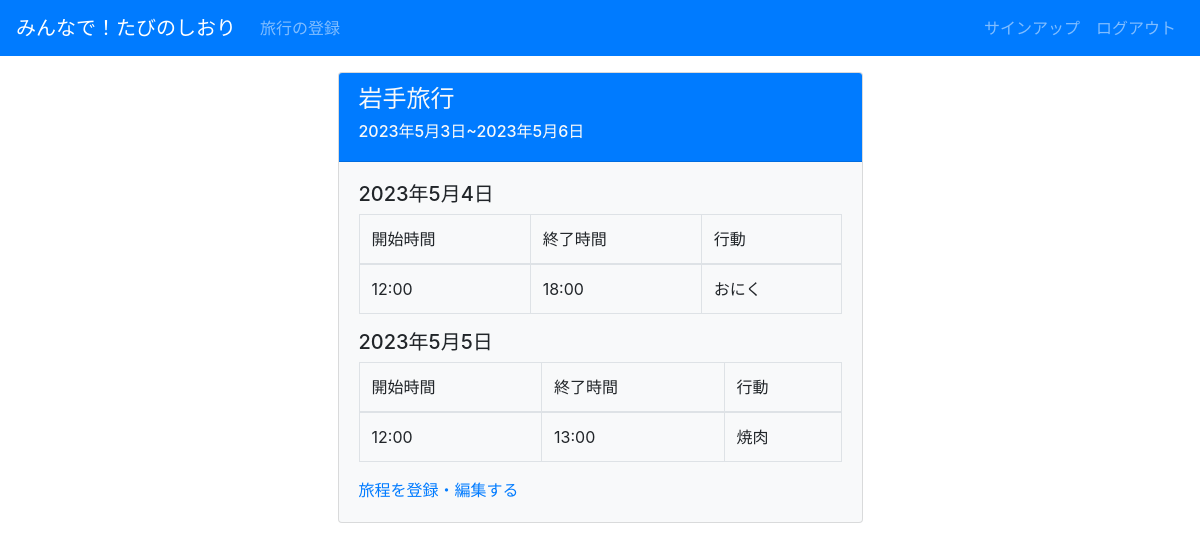
/itinerary/1/ (signed in), run on an earlier commit of the app's database.
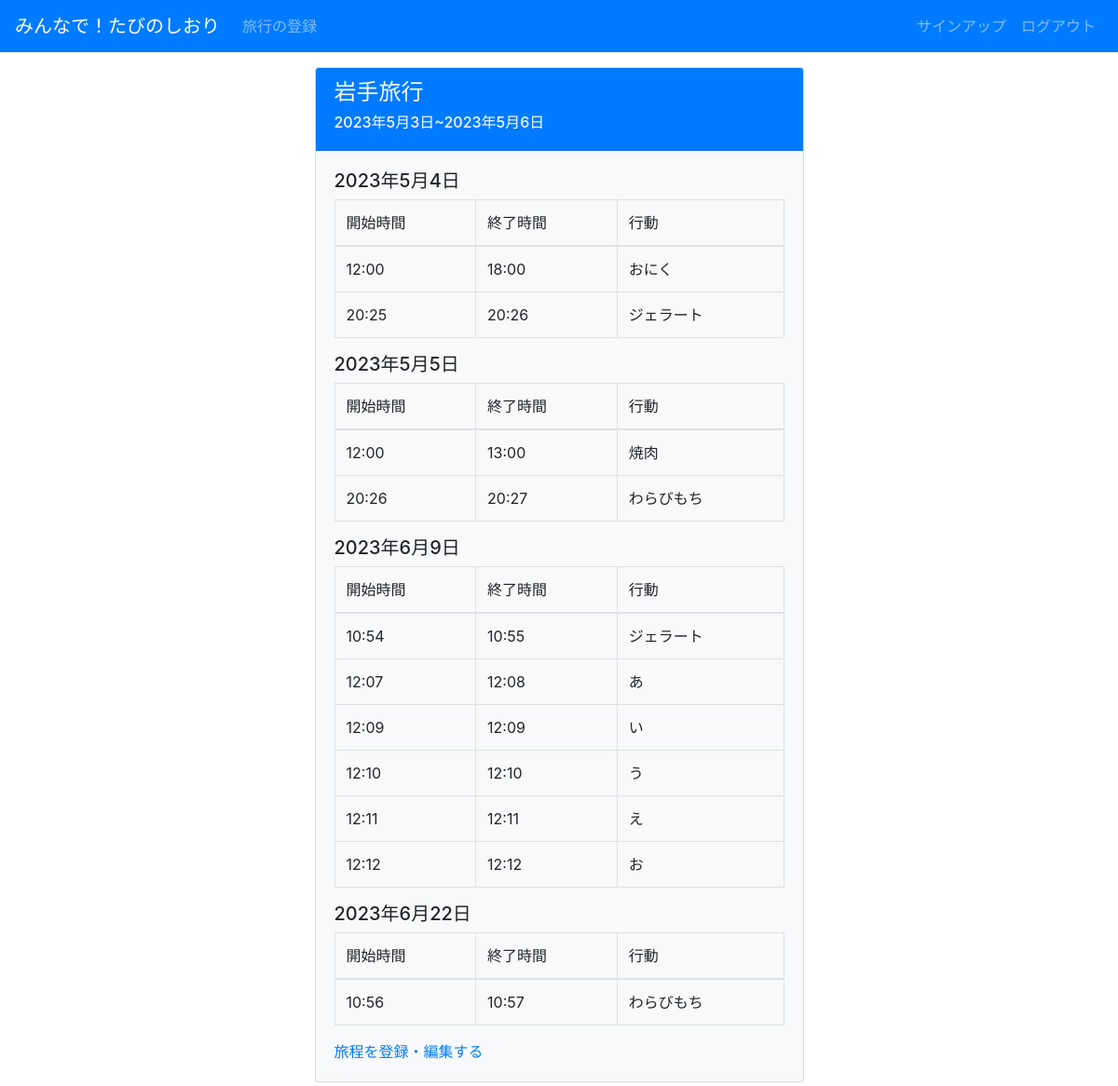
And on a later commit of the database.
### tabinoshiori/models.py (models this page shows, shortened)
class Itinerary(models.Model):
    title = models.ForeignKey(Trip, on_delete=models.CASCADE, verbose_name="旅行タイトル", related_name="title_itinerary")
    username = models.ForeignKey(User, on_delete=models.CASCADE, verbose_name="ユーザー", related_name='username_itinerary')
    action = models.CharField(max_length=100, verbose_name="行動")
    date = models.DateField(verbose_name="日付")
    start_time = models.TimeField(verbose_name="開始時間")
    end_time = models.TimeField(verbose_name="終了時間")

### tabinoshiori/views.py (the view)
# urls.py: path('itinerary/<int:pk>/', views.ItineraryView, name='itinerary'),
@login_required
def ItineraryView(request, pk):
    user = request.user
    trip = Trip.objects.get(username__username=user.username, id=pk)
    start_date = trip.start_date
    end_date = trip.end_date
    itinerarys_list = []
    dates = Itinerary.objects.filter(username__username=user.username, title__title=trip.title).order_by("date").distinct().values_list("date", flat=True)
    for date in dates:
        itinerarys_list.append(Itinerary.objects.filter(username__username=user.username, title__title=trip.title, date=date).order_by("start_time"))
    '''
    date_list = []
    current_date = start_date
    while current_date <= end_date:
        date_list.append(current_date.strftime('%Y-%m-%d'))
        current_date += timedelta(days=1)
    '''
    context = {
        "title": trip.title,
        "id": trip.id,
        "itinerarys_list": itinerarys_list,
        "dates": dates,
        "start_date": start_date,
        "end_date": end_date,
    }
    return render(request, 'tabinoshiori/trip.html', context)

### templates/tabinoshiori/trip.html
{% extends "base.html" %}
{% block content %}
<div class='container'>
  <div class="col-md-6 offset-md-3">
    <div class='card mt-3 mb-3 bg-light'>
      <div class='card-header bg-primary text-light'>
        <h4>{{ title }}</h4>
        <h6>{{ start_date }}~{{ end_date }}</h6>
      </div>
      <div class='card-body'>
        {% for itinerarys in itinerarys_list %}
        <h5>{{ dates|slice:forloop.counter|last }}</h5>
        <table class="table table-bordered border-primary">
          <thead>
            <tr>
              <td>
                開始時間
              </td>
              <td>
                終了時間
              </td>
              <td>
                行動
              </td>
            </tr>
          </thead>
          <tbody>
            {% for itinerary in itinerarys %}
            <tr>
              <td>
                {{ itinerary.start_time }}
              </td>
              <td>
                {{ itinerary.end_time }}
              </td>
              <td>
                {{ itinerary.action }}
              </td>
            </tr>
            {% endfor %}
          </tbody>
        </table>
        {% endfor %}
        <a href="{% url 'tabinoshiori:registeritinerary' pk=id %}">旅程を登録・編集する</a>
      </div>
    </div>
  </div>
</div>
{% endblock %}

What changed in the data, as far as the page shows it:
added Itinerary: start_time "20:25", end_time "20:26", action "ジェラート", shown under "2023年5月4日"
added Itinerary: start_time "20:26", end_time "20:27", action "わらびもち", shown under "2023年5月5日"
added Itinerary: start_time "10:54", end_time "10:55", action "ジェラート", shown under "2023年6月9日"
added Itinerary: start_time "12:07", end_time "12:08", action "あ", shown under "2023年6月9日"
added Itinerary: start_time "12:09", end_time "12:09", action "い", shown under "2023年6月9日"
added Itinerary: start_time "12:10", end_time "12:10", action "う", shown under "2023年6月9日"
added Itinerary: start_time "12:11", end_time "12:11", action "え", shown under "2023年6月9日"
added Itinerary: start_time "12:12", end_time "12:12", action "お", shown under "2023年6月9日"
added Itinerary: start_time "10:56", end_time "10:57", action "わらびもち", shown under "2023年6月22日"
Also different on the page:
new list line: "2023年6月9日 開始時間 終了時間 行動"
new list line: "2023年6月22日 開始時間 終了時間 行動"
